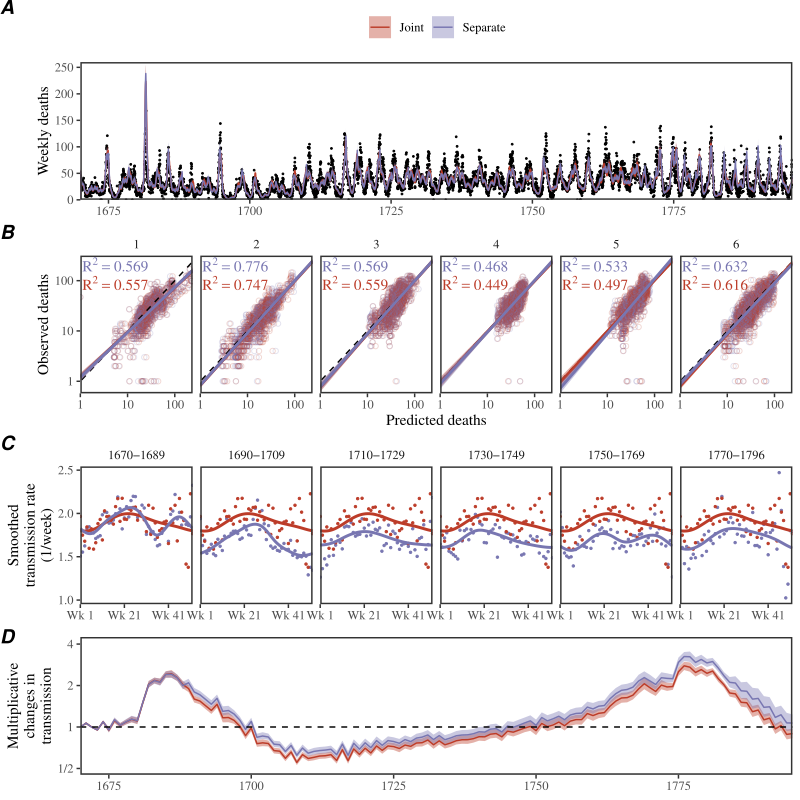

R code for this plot:
library(dplyr)
library(ggplot2); theme_set(theme_bw(base_family = "Times"))
library(egg)
library(ggsci)
library(cmdstanr)
source("../script/script_data.R")
source("../R/colors.R")

load("../stanfit_main/stanfit_sir_default_sep.rda")
load("../stanfit_main/stanfit_sir_default.rda")

data_filter <- data_final %>%
  filter(year < 1796)

year <- data_filter$year-min(data_filter$year)+1

group <- floor(year/20)
group[group==6] <- 5
group <- group + 1

all_summ <- list(
  Separate=summary_sir_default_sep_laplace,
  Joint=summary_sir_default_laplace
)

fitdata <- lapply(all_summ, function(x) {
  data.frame(
    year=data_filter$year,
    week=data_filter$week,
    group_y=group,
    est=x$median[grepl("C\\[", x$variable)],
    lwr=x$q5[grepl("C\\[", x$variable)],
    upr=x$q95[grepl("C\\[", x$variable)]
  )
}) %>%
  bind_rows(
    .id="group"
  )

colors_this <- c(colors_default[1], colors_new[1])

g1 <- ggplot(fitdata) +
  geom_point(data=data_filter, aes(year+week/52, smpx), size=0.3) +
  geom_ribbon(aes(year+week/52, ymin=lwr, ymax=upr, fill=group), alpha=0.4) +
  geom_line(aes(year+week/52, est, col=group)) +
  scale_x_continuous("Year", expand=c(0, 0)) +
  scale_y_continuous("Weekly deaths", expand=c(0, 0), limits=c(0, 260)) +
  scale_color_manual("Prior distribution", values=colors_this) +
  scale_fill_manual("Prior distribution", values=colors_this) +
  guides(color=guide_legend(nrow=1,byrow=TRUE), fill=guide_legend(nrow=1,byrow=TRUE)) +
  theme(
    panel.grid = element_blank(),
    panel.border = element_rect(linewidth=1),
    axis.title.x = element_blank(),
    legend.position = "top",
    legend.title = element_blank()
  )

data_comp <- fitdata %>%
  merge(data_filter)

data_Rsq <- data_comp %>%
  group_by(group, group_y) %>%
  summarize(
    Rsq=round(cor(log(est+1), log(smpx+1))^2, 3)
  ) %>%
  ungroup %>%
  mutate(
    text=paste0("R^2==", Rsq),
    y=-30+120*as.numeric(as.factor(group))
  )

g2 <- ggplot(data_comp) +
  geom_point(aes(est+1, smpx+1, col=group), alpha=0.2, shape=21) +
  geom_abline(intercept=0, slope=1, lty=2) +
  geom_smooth(aes(est+1, smpx+1, col=group, fill=group), method="lm", fullrange=TRUE) +
  geom_text(data=data_Rsq, aes(5.5, y, label=text, col=group),
            parse=TRUE, family="Times") +
  scale_x_log10("Predicted deaths", expand=c(0,0)) +
  scale_y_log10("Observed deaths", expand=c(0,0)) +
  scale_color_manual("Prior distribution", values=colors_this) +
  scale_fill_manual("Prior distribution", values=colors_this) +
  facet_wrap(~group_y, nrow=1)+
  theme(
    panel.grid = element_blank(),
    panel.border = element_rect(linewidth=1),
    strip.background = element_blank(),
    legend.position = "none"
  )

betadata <- lapply(all_summ, function(x) {
  data.frame(
    week=rep(1:52, 6),
    group_y=rep(1:6, each=52),
    est=exp(x$median[grepl("logbeta\\[", x$variable)]),
    lwr=exp(x$q5[grepl("logbeta\\[", x$variable)]),
    upr=exp(x$q95[grepl("logbeta\\[", x$variable)])
  )
}) %>%
  bind_rows(
    .id="group"
  ) %>%
  mutate(
    group_y=factor(group_y,
                 levels=1:6,
                 labels=c("1670-1689",
                          "1690-1709",
                          "1710-1729",
                          "1730-1749",
                          "1750-1769",
                          "1770-1796"))
  )

g3 <- ggplot(betadata) +
  geom_point(aes(week, est, col=group), size=0.5) +
  geom_smooth(aes(week, est, col=group), method="gam", formula = y~ s(x, bs="cc"),
              se=FALSE) +
  scale_x_continuous("Week of year", expand=c(0, 0),
                     breaks=c(1, 21, 41),
                     labels=c("Wk 1", "Wk 21",  "Wk 41")) +
  scale_y_continuous("Smoothed\ntransmission rate\n(1/week)") +
  scale_color_manual("Prior distribution", values=colors_this) +
  scale_fill_manual("Prior distribution", values=colors_this) +
  facet_wrap(~group_y, nrow=1) +
  theme(
    panel.grid = element_blank(),
    panel.border = element_rect(linewidth=1),
    axis.title.x = element_blank(),
    legend.position = "none",
    strip.background = element_blank()
  )

epsilondata <- lapply(all_summ, function(x) {
  data.frame(
    year=unique(data_filter$year),
    est=exp(x$median[grepl("^epsilon\\[", x$variable)]),
    lwr=exp(x$q5[grepl("^epsilon\\[", x$variable)]),
    upr=exp(x$q95[grepl("^epsilon\\[", x$variable)])
  )
}) %>%
  bind_rows(
    .id="group"
  )

g4 <- ggplot(epsilondata) +
  geom_ribbon(aes(year, ymin=lwr, ymax=upr, fill=group), alpha=0.4) +
  geom_line(aes(year, est, col=group)) +
  scale_x_continuous("Year", expand=c(0, 0)) +
  scale_y_log10("Multiplicative\nchanges in\ntransmission",
                breaks=c(0.5, 1, 2, 4), limits=c(0.45, 4.5), expand=c(0, 0),
                labels=c("1/2", "1", "2", "4")) +
  geom_hline(yintercept=1, lty=2) +
  scale_color_manual("Prior distribution", values=colors_this) +
  scale_fill_manual("Prior distribution", values=colors_this) +
  theme(
    panel.grid = element_blank(),
    panel.border = element_rect(linewidth=1),
    axis.title.x = element_blank(),
    legend.position = "none"
  )

gcomb <- ggarrange(g1, g2, g3, g4, ncol=1,
                   labels=c("A", "B", "C", "D"),
                   draw=FALSE)

ggsave("figure_stanfit_sep.pdf", gcomb, width=8, height=8)
